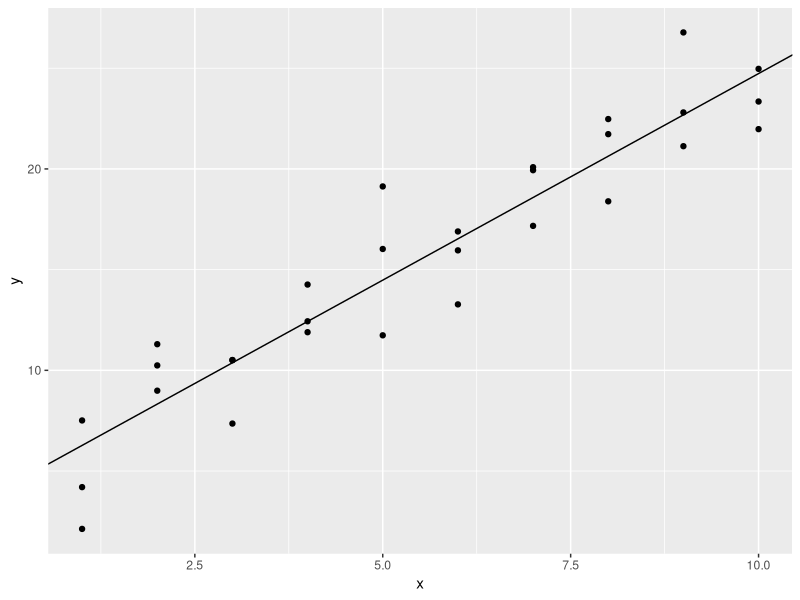

Write the R code that produced this figure.
library(tidyverse)
library(modelr)

sim1
fm = lm(y~x,data=sim1)
coef = coef(fm)
ggplot(sim1, aes(x, y)) +
  geom_point()+geom_abline(intercept = coef[1],slope = coef[2])
